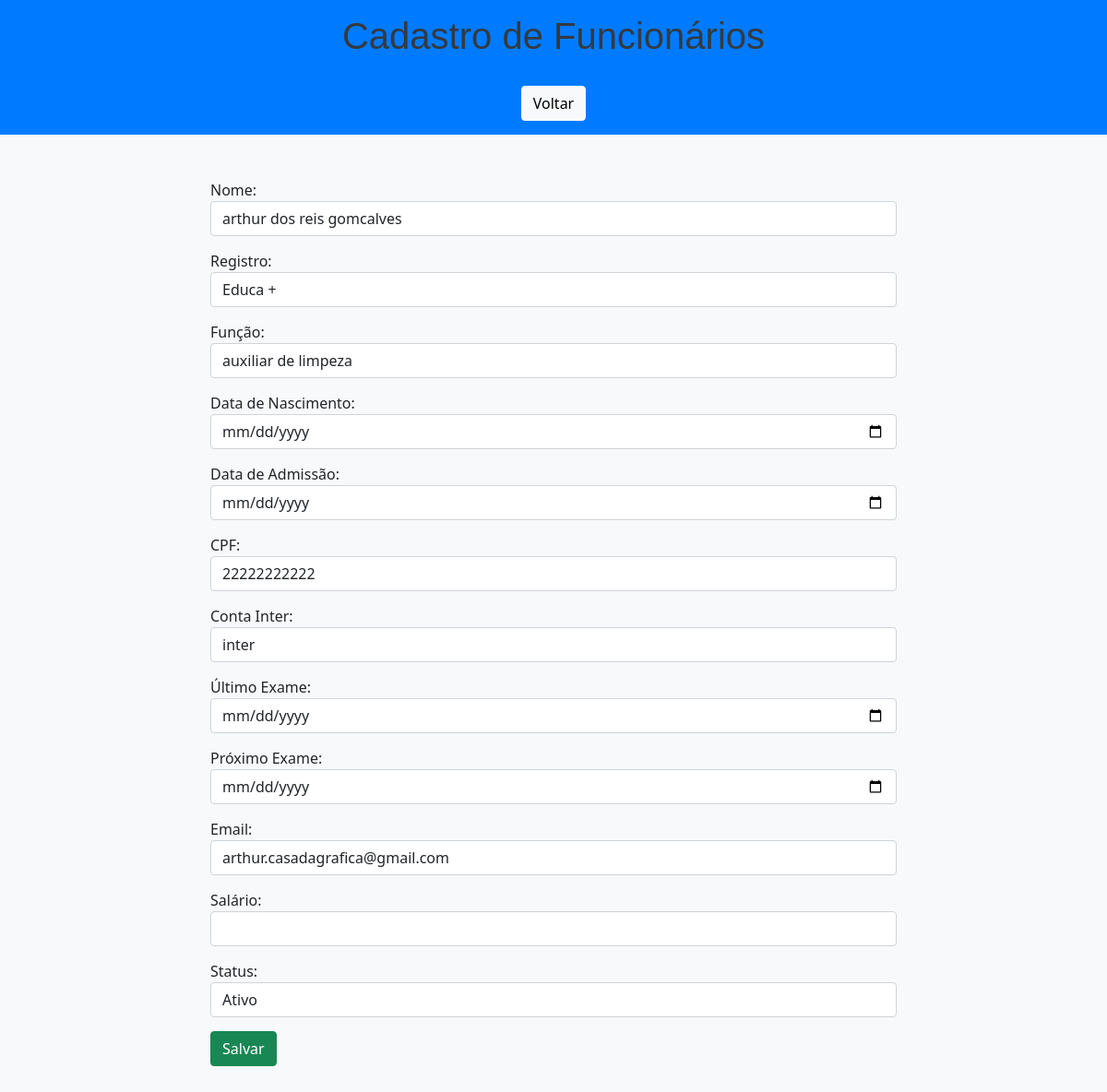
The app's page /edit/2/, older data.
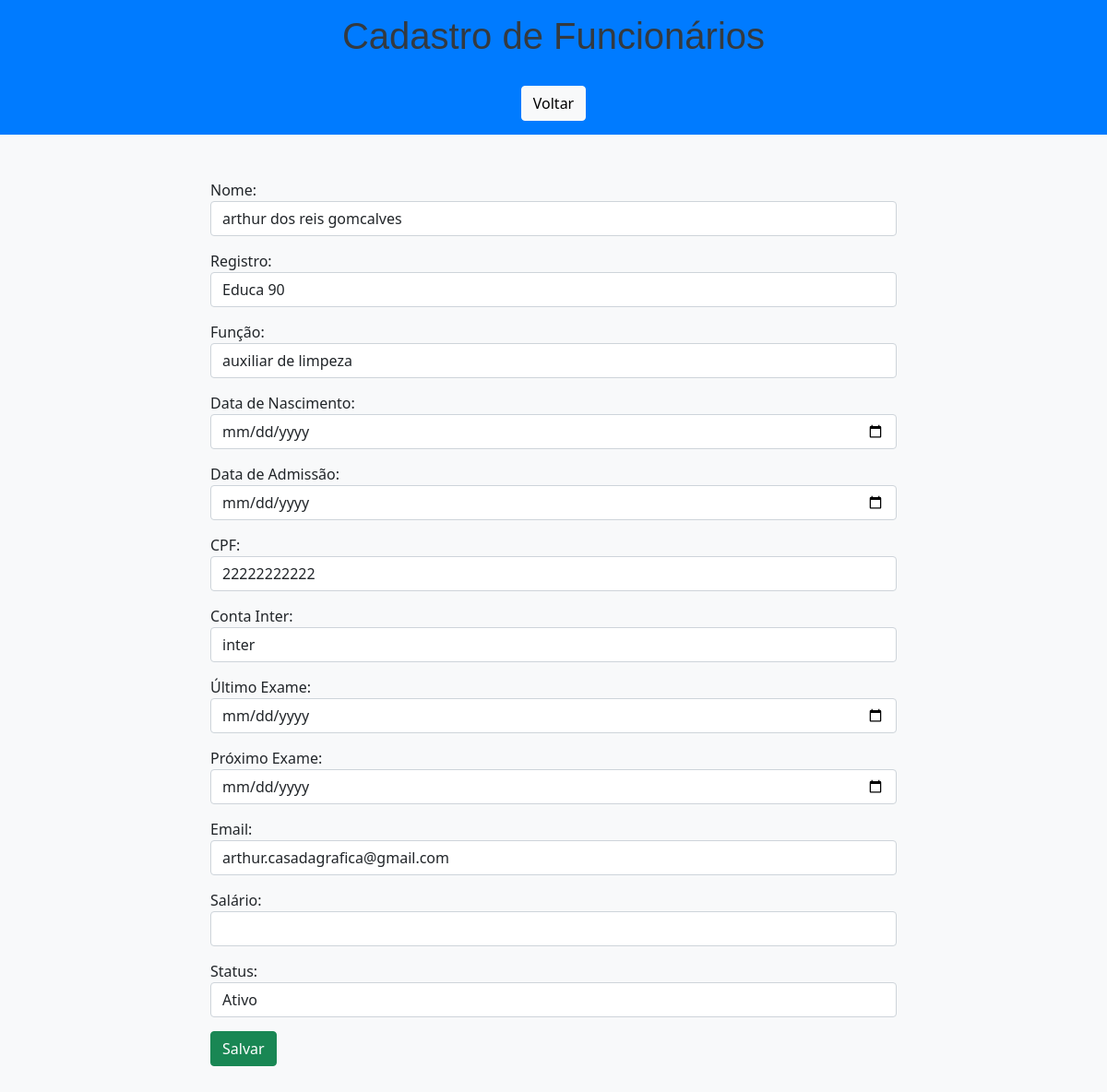
The same page, newer data.
### app/models.py (models this page shows, shortened)
class Funcionarios(models.Model):
    cpf_validator = RegexValidator(
        r'^\d{11}$',
        'O CPF deve ter 11 dígitos numéricos.'
    )
    nome = models.CharField(max_length=150, verbose_name='Nome')
    registro = models.CharField(max_length=50, verbose_name='Registro')
    funcao = models.CharField(max_length=100, verbose_name='Função')
    data_nascimento = models.DateField(verbose_name='Data de Nascimento')
    data_admissao = models.DateField(verbose_name='Data de Admissão')
    cpf = models.CharField(max_length=11, validators=[cpf_validator], unique=True, verbose_name='CPF')
    conta_inter = models.CharField(max_length=20, verbose_name='Conta Inter')
    ultimo_exame = models.DateField(null=True, blank=True, verbose_name='Último Exame')
    proximo_exame = models.DateField(null=True, blank=True, verbose_name='Próximo Exame')
    email = models.EmailField(max_length=100, validators=[EmailValidator()], unique=True, verbose_name='Email')
    salario = models.DecimalField(max_digits=10, decimal_places=2, verbose_name='Salário')
    status = models.CharField(max_length=50, verbose_name='status')

### app/views.py (the view)
# urls.py: path('edit/<int:pk>/', edit, name='edit'),
def edit(request, pk):
    funcionario = get_object_or_404(Funcionarios, pk=pk)
    form = FuncionariosForm(instance=funcionario)
    return render(request, 'Funcionarios/form.html', {'form': form, 'db': funcionario})

### app/forms.py
class FuncionariosForm(ModelForm):
    class Meta:
        model = Funcionarios
        fields = [
            'nome',
            'registro',
            'funcao',
            'data_nascimento',
            'data_admissao',
            'cpf',
            'conta_inter',
            'ultimo_exame',
            'proximo_exame',
            'email',
            'salario',
            'status'
        ]
        widgets = {
            'data_nascimento': forms.DateInput(attrs={'type': 'date'}),
            'data_admissao': forms.DateInput(attrs={'type': 'date'}),
            'ultimo_exame': forms.DateInput(attrs={'type': 'date'}),
            'proximo_exame': forms.DateInput(attrs={'type': 'date'}),
            'email': forms.EmailInput(attrs={'placeholder': 'email@exemplo.com'}),
        }

### app/templates/Funcionarios/form.html (shortened to what this page needs)
<!DOCTYPE html>
<html lang="pt-br">
<head>
    <link href="https://cdn.jsdelivr.net/npm/bootstrap@5.0.2/dist/css/bootstrap.min.css" rel="stylesheet">
</head>
<body>
    <header class="header text-center">
        <h1>Cadastro de Funcionários</h1>
        <a href="/indexFuncionarios" class="btn btn-light">Voltar</a>
    </header>
    <div class="container mt-5">
        <div class="col-8 m-auto">
            <form name="form" id="form" action="{% if db %}{% url 'update' db.id %}{% else %}{% url 'create' %}{% endif %}" method="post">
                <div class="form-group">
                    <label for="nome">Nome:</label>
                    <input type="text" id="nome" name="nome" class="form-control" value="{{ form.nome.value|default_if_none:'' }}">
                </div>
                <div class="form-group">
                    <label for="registro">Registro:</label>
                    <input type="text" id="registro" name="registro" class="form-control" value="{{ form.registro.value|default_if_none:'' }}">
                </div>
                <div class="form-group">
                    <label for="funcao">Função:</label>
                    <input type="text" id="funcao" name="funcao" class="form-control" value="{{ form.funcao.value|default_if_none:'' }}">
                </div>
                <div class="form-group">
                    <label for="data_nascimento">Data de Nascimento:</label>
                    <input type="date" id="data_nascimento" name="data_nascimento" class="form-control" value="{{ form.data_nascimento.value|default_if_none:'' }}">
                </div>
                <div class="form-group">
                    <label for="data_admissao">Data de Admissão:</label>
                    <input type="date" id="data_admissao" name="data_admissao" class="form-control" value="{{ form.data_admissao.value|default_if_none:'' }}">
                </div>
                <div class="form-group">
                    <label for="cpf">CPF:</label>
                    <input type="text" id="cpf" name="cpf" class="form-control" value="{{ form.cpf.value|default_if_none:'' }}">
                </div>
                <div class="form-group">
                    <label for="conta_inter">Conta Inter:</label>
                    <input type="text" id="conta_inter" name="conta_inter" class="form-control" value="{{ form.conta_inter.value|default_if_none:'' }}">
                </div>
                <div class="form-group">
                    <label for="ultimo_exame">Último Exame:</label>
                    <input type="date" id="ultimo_exame" name="ultimo_exame" class="form-control" value="{{ form.ultimo_exame.value|default_if_none:'' }}">
                </div>
                <div class="form-group">
                    <label for="proximo_exame">Próximo Exame:</label>
                    <input type="date" id="proximo_exame" name="proximo_exame" class="form-control" value="{{ form.proximo_exame.value|default_if_none:'' }}">
                </div>
                <div class="form-group">
                    <label for="email">Email:</label>
                    <input type="email" id="email" name="email" class="form-control" value="{{ form.email.value|default_if_none:'' }}">
                </div>
                <div class="form-group">
                    <label for="salario">Salário:</label>
                    <input type="number" id="salario" name="salario" class="form-control" value="{{ form.salario.value|default_if_none:'' }}">
                </div>
                <div class="form-group">
                    <label for="status">Status:</label>
                    <select id="status" name="status" class="form-control">
                        <option value="Ativo" {% if form.status.value == "Ativo" %}selected{% endif %}>Ativo</option>
                    </select>
                </div>
                <input type="submit" class="btn btn-success" value="Salvar">
            </form>
        </div>
    </div>
</body>
</html>

Row changes from the older to the newer data that the page shows:
changed Funcionarios "arthur dos reis gomcalves": registro "Educa +" → "Educa 90"
